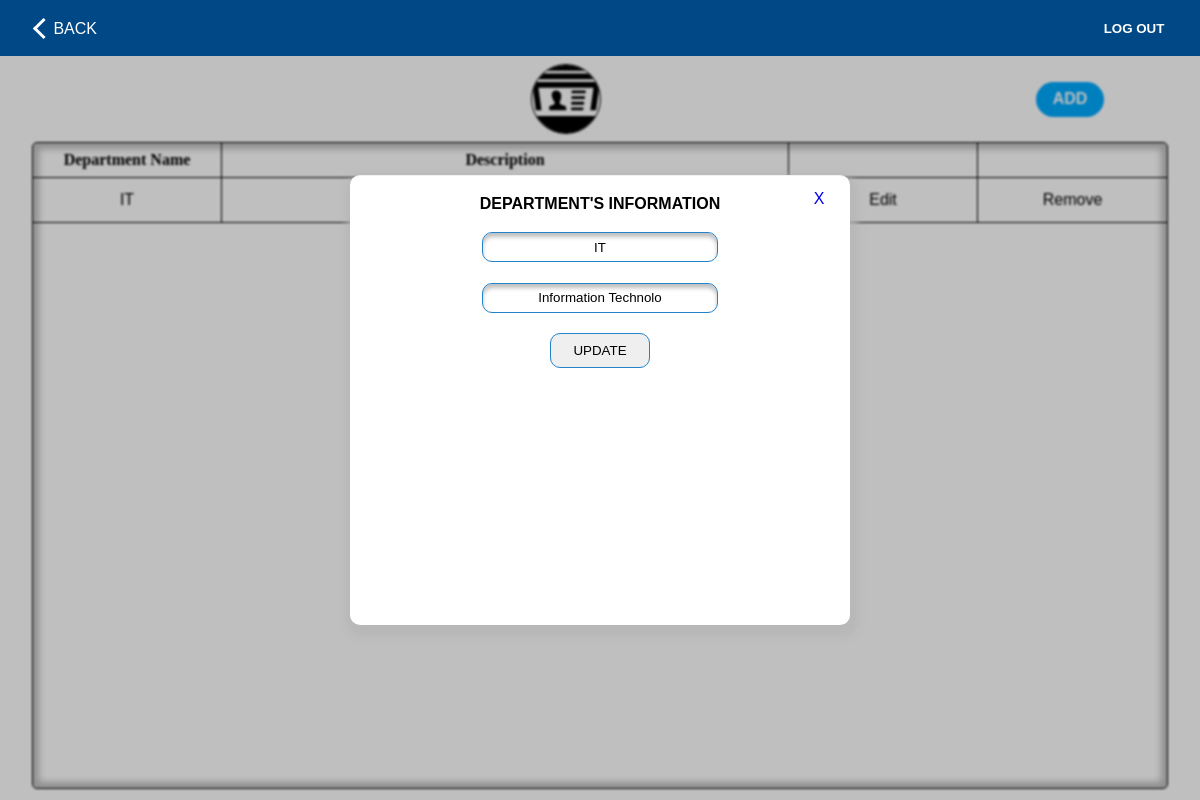
The app's page /course.php?id=17 (signed in) with its own data.
### tables this page shows
CREATE TABLE `dept_type` (
  `type_id` int(11) NOT NULL,
  `type` enum('Faculty','Strand','Course') NOT NULL,
  `dept_id` int(11) NOT NULL
);

CREATE TABLE `departments` (
  `dept_id` int(11) NOT NULL,
  `dept_name` varchar(5) NOT NULL,
  `dept_desc` text NOT NULL
);

### includes/autoloader.inc.php (called while the page is built, shortened)
<?php
   function myAutoLoader($className){
      $path = "./classes/";
      $extension = '.class.php';
      $fullPath = $path . $className . $extension;
   }

### classes/dbh.class.php (called while the page is built, shortened)
<?php
class Dbh {
   private $host = "localhost";
   private $user = "root";
   private $pwd = "";
   private $dbName = "ClassSchedulingSystem";
   protected function connect(){
      try{
         $dsn = 'mysql:host='. $this->host .';dbname='. $this->dbName;
         $pdo = new PDO($dsn, $this->user, $this->pwd);
         $pdo->setAttribute(PDO::ATTR_DEFAULT_FETCH_MODE, PDO::FETCH_ASSOC);
         return $pdo;
      } catch(PDOException $e){
         trigger_error("Error: " . $e->getMessage());
      }
   }
}

### classes/departments.class.php (called while the page is built, shortened)
<?php
class Departments extends Dbh{
   protected function getDepartments($type){
      $sql = 'select * from departments INNER JOIN dept_type ON departments.dept_id = dept_type.dept_id where type = ?';
      $stmt = $this->connect()->prepare($sql);
      $stmt->execute([$type]);
      $result = $stmt->fetchAll();
      return $result;
   }
   protected function getDepartmentByID($id){
      $sql = 'select * from departments where dept_id = ?';
      $stmt = $this->connect()->prepare($sql);
      $stmt->execute([$id]);
      $result = $stmt->fetchAll();
      return $result;
   }
}

### classes/departmentsview.class.php (called while the page is built, shortened)
<?php
class DepartmentsView extends Departments{
   public function FetchDepts($type){
      $results = $this->getDepartments($type);
      return $results;
   }
   public function FetchDeptByID($id){
      $results = $this->getDepartmentByID($id);
      return $results;
   }
}

### course.php (the view, shortened to what this page needs)
<?php
   include_once './layouts/__header.php';
?>
       <main class='departments module'>
         <div class="module__Header">
            <img src="drawables/icons/faculty.svg">
            <a href='?add' class='module__Add button'>ADD</a>
         </div>
         <div class='module__Container'>
            <ul class='module__List module__Title'>
               <li class='module__Item'>Department Name</li>
               <li class='module__Item'>Description</li>
               <li class='module__Item'></li>
               <li class='module__Item'></li>
            </ul>
            <?php
               $url = $_SERVER['REQUEST_URI'];
               $path = parse_url($url, PHP_URL_PATH);
               $department = "";
               $departments = ['faculty','strand','course'];
               foreach($departments as $item){
                  if(strpos($path,$item)){
                     $department = $item;
                  }
               }
               $deptView = new DepartmentsView();
               $depts = $deptView->FetchDepts($department);
               foreach($depts as $dept){
                  echo "<ul class='module__List'>
                     <li class='module__Item'>". $dept['dept_name'] ."</li>
                     <li class='module__Item'>". $dept['dept_desc'] ."</li>
                     <li class='module__Item'><a href=?id=". $dept['dept_id'] .">Edit</a></li>
                     <li class='module__Item'>
                        <form onsubmit='return submitForm(this)' action='./includes/departments.inc.php' method='POST'>
                           <input name='department' type='hidden' value='". $department ."'>
                           <input name='id' type='hidden' value='". $dept['dept_id'] ."'>
                           <button name='delete' type='submit'>Remove</button>
                        </form>
                     </li>
                  </ul>";
               }
            ?>
         </div>
         <?php
            if(isset($_GET['add']) || isset($_GET['id'])){
               include_once './layouts/departments.form.php';
            }
         ?>
      </main>
<?php
   include_once './layouts/__footer.php';
?>

### layouts/departments.form.php (shortened to what this page needs)
<?php
   include_once './includes/autoloader.inc.php';
   $button = "submit";
   if(isset($_GET['id'])){
      $id = $_GET['id'];
      $deptView = new DepartmentsView();
      $result = $deptView->FetchDeptByID($id);
      $deptRe = $result[0];
      $button = "update";
   }
?>
<form action='./includes/departments.inc.php' class='module__Form' method='POST'>
   <a href="<?php echo $path ?>" class='form__Close'>X</a>
   <label for='formSelect' class='form__Title'>Department's Information</label>
   <input class='form__Input' type='text' value='<?php echo $deptRe['dept_name'] ?? '' ?>' name='name' placeholder='Name' required>
   <input class='form__Input' type='text' value='<?php echo $deptRe['dept_desc'] ?? '' ?>' name='desc' placeholder='Description' required>
   <button class='form__Button' type='submit' name='<?php echo $button ?>'><?php echo $button ?></button>
</form>

### styles/admin.css (style rules this page uses)
* { margin: 0; padding: 0; -webkit-box-sizing: border-box; box-sizing: border-box; font-family: Arial, Helvetica, sans-serif; }
html { height: 100vh; }
body { height: 100%; line-height: 1.5; display: -webkit-box; display: -ms-flexbox; display: flex; -webkit-box-orient: vertical; -webkit-box-direction: normal; -ms-flex-direction: column; flex-direction: column; }
body ul { list-style: none; }
body button, body .button { cursor: pointer; height: 35px; width: 68px; border: none; text-decoration: none; outline: none; display: -ms-grid; display: grid; place-content: center; }
body main { -webkit-box-flex: 1; -ms-flex-positive: 1; flex-grow: 1; padding: 0 2em; }
.module { display: -webkit-box; display: -ms-flexbox; display: flex; -webkit-box-orient: vertical; -webkit-box-direction: normal; -ms-flex-direction: column; flex-direction: column; }
.module a { text-decoration: none; }
.module__Header { display: -webkit-box; display: -ms-flexbox; display: flex; -webkit-box-pack: justify; -ms-flex-pack: justify; justify-content: space-between; -webkit-box-align: center; -ms-flex-align: center; align-items: center; margin: .5em 0; }
.module__Header img { width: 70px; height: 70px; border: 1px solid black; border-radius: 50%; }
.module__Header a { background: #00aaff; color: white; border-radius: 20px; position: relative; right: 4em; font-weight: bold; }
.module__Container { height: 87%; width: auto; display: -webkit-box; display: -ms-flexbox; display: flex; -webkit-box-orient: vertical; -webkit-box-direction: normal; -ms-flex-direction: column; flex-direction: column; border: 1px solid black; -webkit-box-shadow: inset 0px 0px 6px 6px rgba(0, 0, 0, 0.25); box-shadow: inset 0px 0px 6px 6px rgba(0, 0, 0, 0.25); border-radius: 5px; }
.module__List { width: 100%; display: -ms-grid; display: grid; -webkit-box-pack: space-evenly; -ms-flex-pack: space-evenly; justify-content: space-evenly; border-bottom: 1px solid black; }
.module__Title li { font-family: 'Times New Roman', Times, serif; font-weight: bold; }
.module__Item { display: -ms-grid; display: grid; place-content: center; padding: .3em 0; border-right: 1px solid black; }
.module__Item a { color: black; }
.module__Item:last-child { border: none; }
.module__Item:last-child button { font-size: 1rem; background: none; }
.module__Form { z-index: 2; position: fixed; top: 50%; left: 50%; -webkit-transform: translate(-50%, -50%); transform: translate(-50%, -50%); padding: 1em 0; width: 500px; min-height: 450px; display: -webkit-box; display: -ms-flexbox; display: flex; -webkit-box-orient: vertical; -webkit-box-direction: normal; -ms-flex-direction: column; flex-direction: column; -webkit-box-align: center; -ms-flex-align: center; align-items: center; background: white; border-top: 1px solid #f1f1f5; border-radius: 10px; -webkit-box-shadow: 2px 6px 6px 6px rgba(181, 181, 181, 0.7); box-shadow: 2px 6px 6px 6px rgba(181, 181, 181, 0.7); }
.module__Form label { text-transform: uppercase; font-weight: bold; }
.module__Form .form__Close { position: absolute; display: -ms-grid; display: grid; place-content: center; top: .5em; right: 1em; width: 30px; height: 30px; border-radius: 50%; }
.module__Form .form__Title { margin-bottom: 1em; }
.module__Form input, .module__Form select, .module__Form button { border: 1px solid #2283CA; border-radius: 10px; padding: .5em .7em; -webkit-box-shadow: inset 0px 4px 4px rgba(0, 0, 0, 0.25); box-shadow: inset 0px 4px 4px rgba(0, 0, 0, 0.25); }
.module__Form .form__Input { width: 236px; text-align: center; -webkit-box-shadow: inset 0px 4px 4px rgba(0, 0, 0, 0.25); box-shadow: inset 0px 4px 4px rgba(0, 0, 0, 0.25); }
.module__Form button { width: 100px; -webkit-box-shadow: none; box-shadow: none; text-transform: uppercase; }
.departments .module__List { -ms-grid-columns: 1fr 3fr (1fr)[2]; grid-template-columns: 1fr 3fr repeat(2, 1fr); }

### records on screen
dept_type: dept.dept_name "IT"
departments: name "IT", desc "Information Technolo"

### other values on screen
$button "UPDATE"
